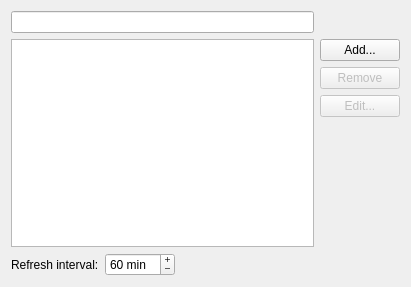
<?xml version="1.0" encoding="UTF-8"?>
<ui version="4.0">
 <class>Core::Internal::LocatorSettingsWidget</class>
 <widget class="QWidget" name="Core::Internal::LocatorSettingsWidget">
  <property name="geometry">
   <rect>
    <x>0</x>
    <y>0</y>
    <width>411</width>
    <height>287</height>
   </rect>
  </property>
  <property name="windowTitle">
   <string>Configure Filters</string>
  </property>
  <layout class="QGridLayout" name="gridLayout">
   <item row="0" column="0">
    <widget class="Utils::FancyLineEdit" name="filterEdit"/>
   </item>
   <item row="1" column="0">
    <widget class="Utils::TreeView" name="filterList"/>
   </item>
   <item row="1" column="1">
    <layout class="QVBoxLayout">
     <item>
      <widget class="QPushButton" name="addButton">
       <property name="text">
        <string>Add...</string>
       </property>
      </widget>
     </item>
     <item>
      <widget class="QPushButton" name="removeButton">
       <property name="enabled">
        <bool>false</bool>
       </property>
       <property name="text">
        <string>Remove</string>
       </property>
      </widget>
     </item>
     <item>
      <widget class="QPushButton" name="editButton">
       <property name="enabled">
        <bool>false</bool>
       </property>
       <property name="text">
        <string>Edit...</string>
       </property>
      </widget>
     </item>
     <item>
      <spacer>
       <property name="orientation">
        <enum>Qt::Vertical</enum>
       </property>
       <property name="sizeHint" stdset="0">
        <size>
         <width>20</width>
         <height>40</height>
        </size>
       </property>
      </spacer>
     </item>
    </layout>
   </item>
   <item row="2" column="0" colspan="2">
    <layout class="QHBoxLayout">
     <item>
      <widget class="QLabel" name="refreshIntervalLabel">
       <property name="toolTip">
        <string>Locator filters that do not update their cached data immediately, such as the custom directory filters, update it after this time interval.</string>
       </property>
       <property name="text">
        <string>Refresh interval:</string>
       </property>
      </widget>
     </item>
     <item>
      <widget class="QSpinBox" name="refreshInterval">
       <property name="frame">
        <bool>true</bool>
       </property>
       <property name="buttonSymbols">
        <enum>QAbstractSpinBox::PlusMinus</enum>
       </property>
       <property name="suffix">
        <string> min</string>
       </property>
       <property name="maximum">
        <number>320</number>
       </property>
       <property name="singleStep">
        <number>5</number>
       </property>
       <property name="value">
        <number>60</number>
       </property>
      </widget>
     </item>
     <item>
      <spacer>
       <property name="orientation">
        <enum>Qt::Horizontal</enum>
       </property>
       <property name="sizeHint" stdset="0">
        <size>
         <width>40</width>
         <height>20</height>
        </size>
       </property>
      </spacer>
     </item>
    </layout>
   </item>
  </layout>
 </widget>
 <customwidgets>
  <customwidget>
   <class>Utils::TreeView</class>
   <extends>QTreeView</extends>
   <header location="global">utils/itemviews.hpp</header>
  </customwidget>
  <customwidget>
   <class>Utils::FancyLineEdit</class>
   <extends>QLineEdit</extends>
   <header location="global">utils/fancylineedit.hpp</header>
  </customwidget>
 </customwidgets>
 <resources/>
 <connections/>
</ui>
